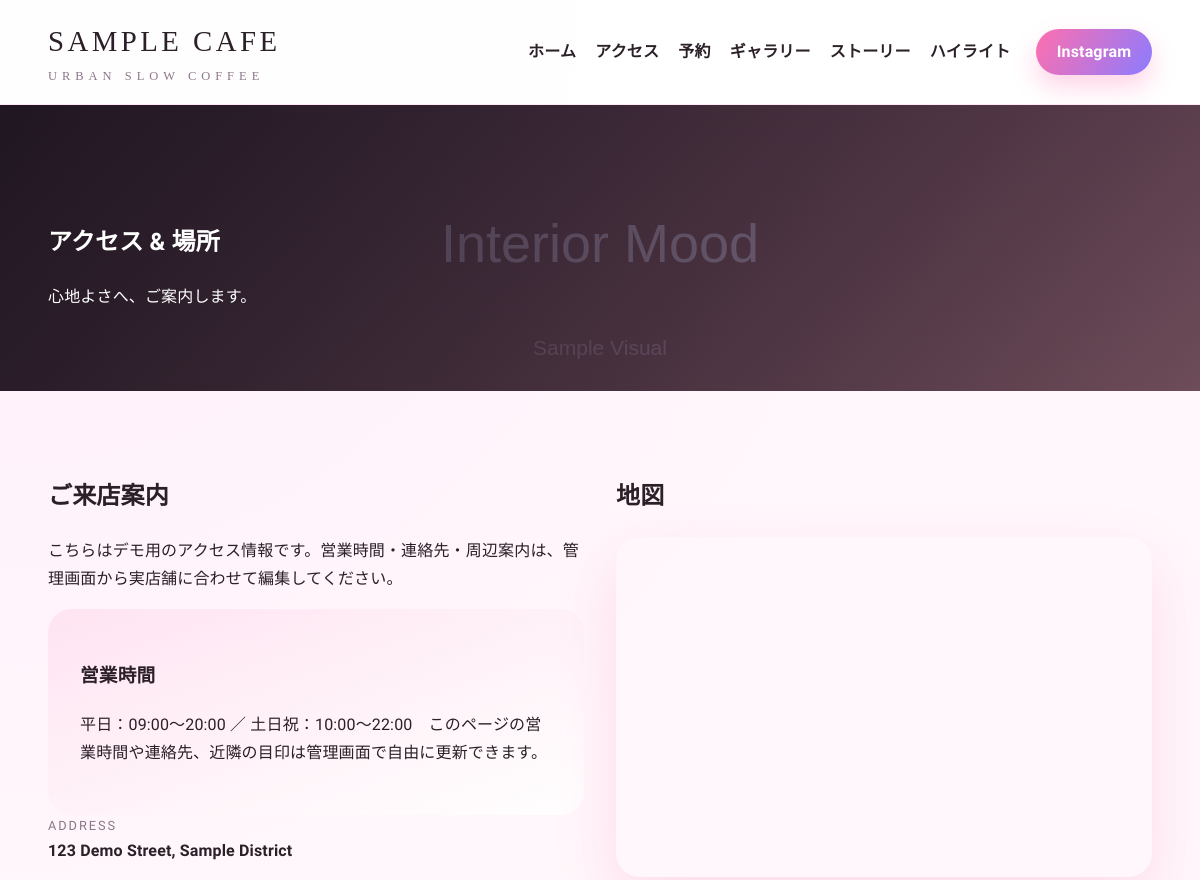
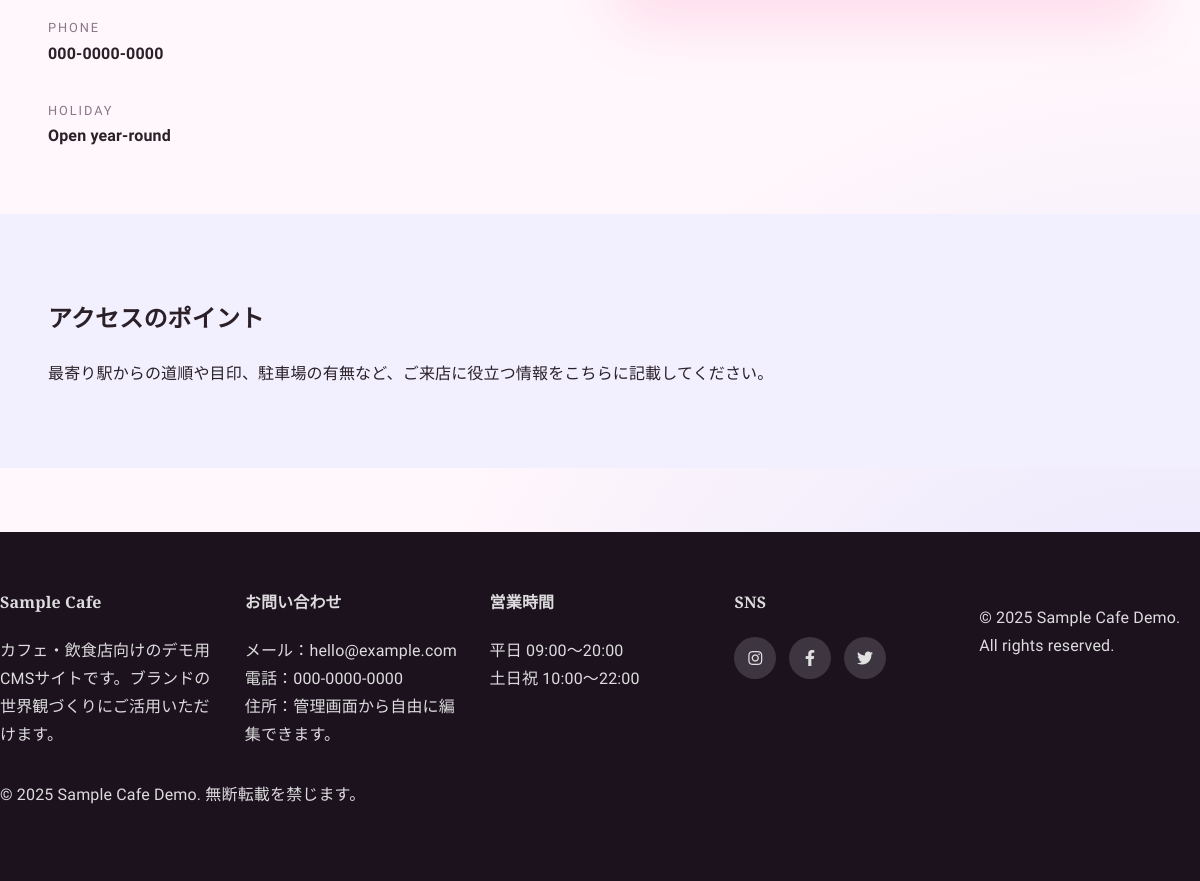
/access, run on the app's committed database (2 pictures, top to bottom).
### tables this page shows
CREATE TABLE site_content (
            id INTEGER PRIMARY KEY AUTOINCREMENT,
            section TEXT UNIQUE NOT NULL,
            title TEXT,
            subtitle TEXT,
            body TEXT,
            highlight TEXT,
            image TEXT,
            extra_info TEXT
        );

### app.py (the view)
    def access():
        content = fetch_content("access")
        return render_template("site/access.html", content=content)

### app.py (called while the page is built)
def get_db_connection():
    conn = sqlite3.connect(DATABASE_PATH)
    conn.row_factory = sqlite3.Row
    return conn

def fetch_content(section: str):
    conn = get_db_connection()
    row = conn.execute(
        "SELECT * FROM site_content WHERE section = ?", (section,)
    ).fetchone()
    conn.close()
    return dict(row) if row is not None else None

### templates/site/access.html (shortened to what this page needs)
{% extends 'site/base.html' %}
{% block content %}
<section class="page-hero" style="background-image: url('{{ content['image'] }}');" data-animate>
    <div class="container">
        <h1>{{ content['title'] }}</h1>
        <p>{{ content['subtitle'] }}</p>
    </div>
</section>
<section class="page-section container two-column" data-animate>
    <div>
        <h2>ご来店案内</h2>
        <p>{{ content['body'] }}</p>
        <div class="info-block">
            <h3>営業時間</h3>
            <p>{{ content['highlight'] }}</p>
        </div>
        {% if content['extra_info'] %}
        <div class="info-grid">
            {% for line in content['extra_info'].split('\n') if '=' in line %}
            {% set label, value = line.split('=', 1) %}
            <div>
                <span class="info-label">{{ label|capitalize }}</span>
                <span class="info-value">{{ value }}</span>
            </div>
            {% endfor %}
        </div>
        {% endif %}
    </div>
    <div>
        <h2>地図</h2>
        <div class="map-wrapper">
            <iframe src="https://www.google.com/maps/embed?pb=!1m18!1m12!1m3!1d3240.897597392088!2d139.76712441557174!3d35.68123618019478!2m3!1f0!2f0!3f0!3m2!1i1024!2i768!4f13.1!3m3!1m2!1s0x0%3A0x0!2zMzXCsDQwJzUzLjQiTiAxMznCsDQ2JzAxLjciRQ!5e0!3m2!1sja!2sjp!4v1615973912761!5m2!1sja!2sjp" allowfullscreen="" loading="lazy"></iframe>
        </div>
    </div>
</section>
<section class="page-section accent" data-animate>
    <div class="container">
        <h2>アクセスのポイント</h2>
        <p>最寄り駅からの道順や目印、駐車場の有無など、ご来店に役立つ情報をこちらに記載してください。</p>
    </div>
</section>
{% endblock %}

### static/css/site.css (style rules this page uses)
:root { --bg: #fff7fb; --bg-accent: #f2f0ff; --surface: #ffffff; --text: #2b2028; --muted: #8b7688; --accent: #ff6fae; --accent-2: #ffb347; --accent-3: #8c7bff; --shadow: 0 25px 60px rgba(255, 111, 174, 0.2); --radius-xl: 32px; --radius-lg: 24px; --radius-md: 18px; }
* { box-sizing: border-box; }
body { margin: 0; font-family: 'Noto Sans JP', 'Work Sans', 'Hiragino Sans', sans-serif; color: var(--text); background: radial-gradient(circle at top left, rgba(255, 236, 250, 0.8), transparent 45%), radial-gradient(circle at bottom right, rgba(218, 219, 255, 0.7), transparent 40%), var(--bg); line-height: 1.75; letter-spacing: 0.01em; }
.container { width: min(1180px, 92vw); margin: 0 auto; }
[data-animate] { opacity: 0; transform: translateY(40px); transition: opacity 0.8s ease, transform 0.8s ease; }
[data-animate].in-view { opacity: 1; transform: translateY(0); }
.intro-card, .story-card, .reservation-card, .info-block { background: linear-gradient(160deg, rgba(255, 111, 174, 0.12), rgba(255, 255, 255, 0.9)); padding: 2rem; border-radius: var(--radius-lg); }
.announcement-grid, .feature-grid .grid, .feature-expanded, .info-grid, .gallery-grid, .footer-grid { display: grid; gap: 1.5rem; }
.page-hero { position: relative; color: var(--surface); padding: 6rem 0 4rem; background-size: cover; background-position: center; overflow: hidden; }
.page-hero::after { content: ''; position: absolute; inset: 0; background: linear-gradient(120deg, rgba(27, 18, 32, 0.9), rgba(59, 25, 70, 0.6)); }
.page-hero .container { position: relative; z-index: 1; }
.page-section { padding: 4rem 0; }
.page-section.accent { background: var(--bg-accent); }
.two-column, .split, .info-grid { display: grid; grid-template-columns: repeat(auto-fit, minmax(260px, 1fr)); gap: 2rem; align-items: start; }
.map-wrapper iframe { width: 100%; min-height: 340px; border: none; border-radius: var(--radius-lg); box-shadow: var(--shadow); }
.info-label { display: block; font-size: 0.8rem; letter-spacing: 0.15em; text-transform: uppercase; color: var(--muted); }
.info-value { font-weight: 600; }

### data on the page
site_content: image (picture), title "アクセス & 場所", subtitle "心地よさへ、ご案内します。", body "こちらはデモ用のアクセス情報です。営業時間・連絡先・周辺案内は、管理画面から実店舗に合わせて編集してください。", highlight "平日：09:00〜20:00 ／ 土日祝：10:00〜22:00 このページの営業時間や連絡先、近隣の目印は管理画面で自由に更新できます。"

### other printed values
{{ label }} "ホーム" "アクセス" "予約" "ギャラリー" "ストーリー" "ハイライト"
{{ label|capitalize }} "ADDRESS" "PHONE" "HOLIDAY"
{{ value }} "123 Demo Street, Sample District" "000-0000-0000" "Open year-round"
